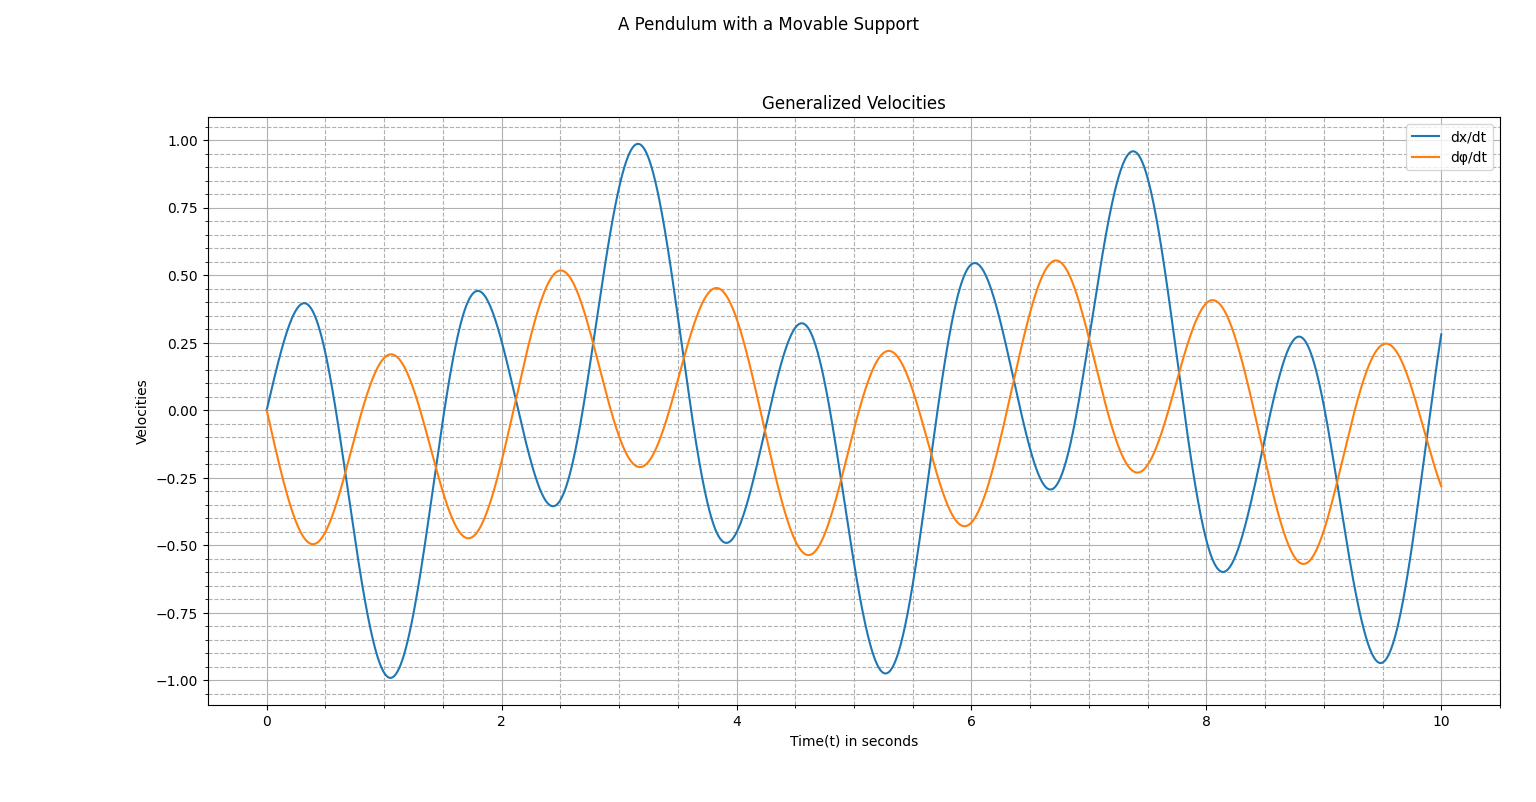

Generate this figure with Python:
"""
Importing Necessary Libraries to Simulate the Motion of a Simple Pendulum with a Movable Support
"""
import matplotlib.pyplot as plt  
import numpy as np


"""
Defining Constants, Step-size, Initial Conditions, Independent Variable
"""
m1, m2 = 5, 8
l, k, g = 2, 50, 9.8
t0, tf, n = 0, 10, 10000
h = (tf -t0)/n
S0 = np.array([0.12, 0.21, 0, 0])
t = np.linspace(t0,tf,n+1)
S= np.array((n+1)*[S0])


""""
Defining the coupled system of 4 first order ODEs
which is equivalent to the coupled system of 2 second order ODEs(Euler-Lagrange Equations)
"""
def dS_dt(S,t):
    x, phi, v, w = S 
    dx_dt = v
    dphi_dt = w
    dv_dt = ((m2*g*np.sin(phi)*np.cos(phi)) + (m2*l*w*w*np.sin(phi)) - (k*x)) / (m1 + m2*(np.sin(phi)**2))
    dw_dt = np.cos(phi)*(((g*np.tan(phi)*(m1+m2)) + (m2*l*w*w*np.sin(phi)) - (k*x)) / ((m2*l*np.cos(phi)**2) - ((m1+m2)*l)))
    return np.array([dx_dt, dphi_dt, dv_dt, dw_dt])


"""
Applying Runge-Kutta Fourth Order Method because
1. Local Truncation Error in RK45/EM = h^5/h^2 = 10^(-15)/10^(-6)
2. Global Truncation Error in RK45/EM = h^4/h = 10^(-12)/10^(-3)
"""
def rk45(f, n):
    for i in range(n):
        k1 = h * f(S[i], t[i])    
        k2 = h * f(S[i] + 0.5 * k1, t[i] + 0.5*h)
        k3 = h * f(S[i] + 0.5 * k2, t[i] + 0.5*h)
        k4 = h * f(S[i] + k3, t[i] + h)
        S[i+1] = S[i] + (k1 + 2*(k2 + k3 ) + k4) / 6
    return S, t


"""
Calling rk45 to get dependent variables
"""
S,t=rk45(dS_dt,n)
x, phi, v, w = S.T[0],S.T[1],S.T[2],S.T[3]


"""
Plotting the Generalized Velocities
"""
fig = plt.figure()
ax = fig.add_subplot()
ax.plot(t, v, label="dx/dt")
ax.plot(t, w, label="dφ/dt")
ax.set_xlabel("Time(t) in seconds")
ax.set_ylabel("Velocities")
ax.set_title("Generalized Velocities")
ax.grid(which="major")
ax.grid(which="minor", linestyle="--")
ax.minorticks_on()
ax.legend()
fig.suptitle("A Pendulum with a Movable Support")
fig.tight_layout()
plt.show()
